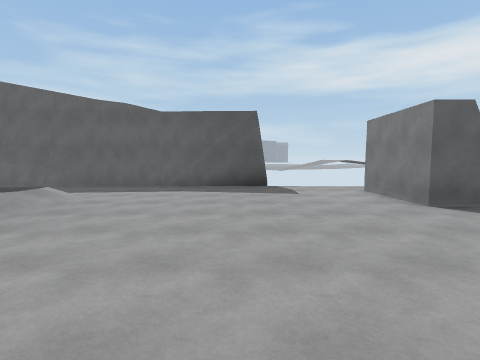
[1] (above)

13 first-person views from a walk through a scene from a Unity 3-D project. The camera is 1.5 m above the floor, tilts 4° down and sees 80° across. The floor is counted in squares, 2 m on a side. Each view is taken from the middle of a square. On the plan, view 1 faces up. The plan holds only what a view shows up to about 10 squares ahead; the rest is blank. The place goes on beyond the plan. The player character is not drawn. Surface patterns are stand-ins for the level's own textures.

[2]
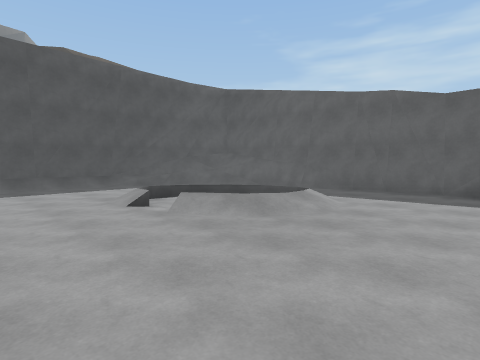

[3]
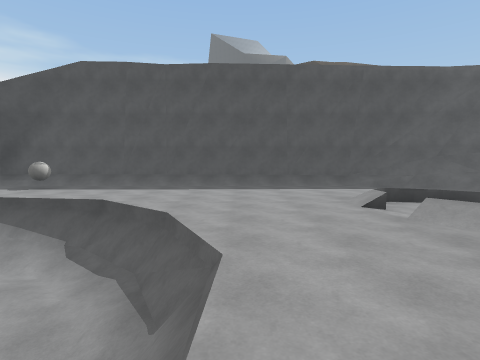

[4]
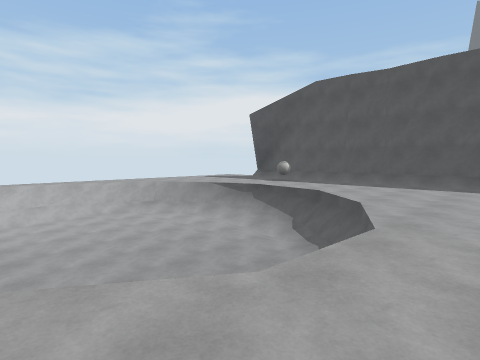

[5]
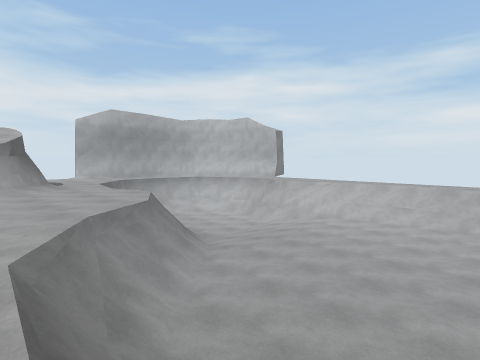

[6]
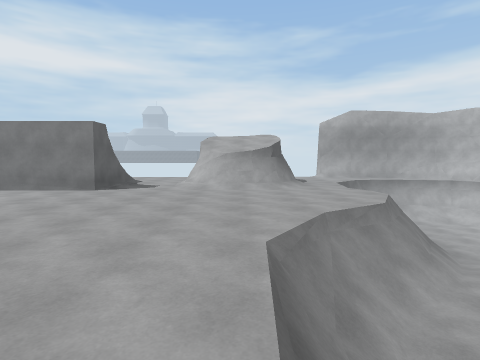

[7]
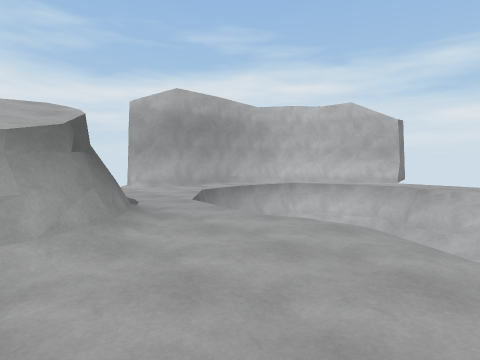

[8]
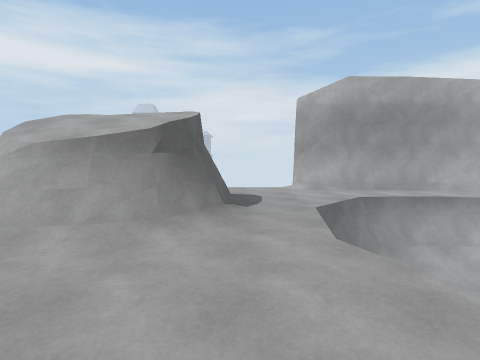

[9]
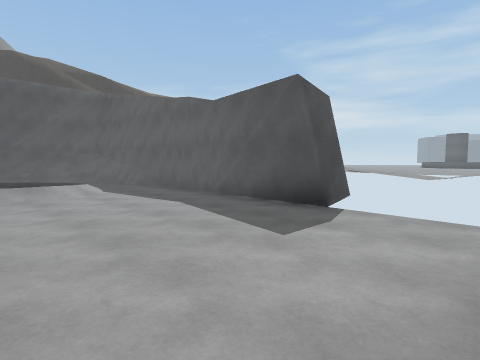

[10]
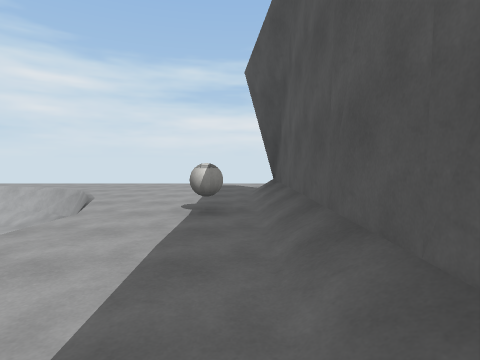

[11]
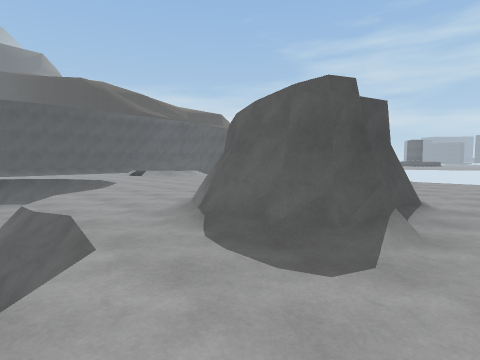

[12]
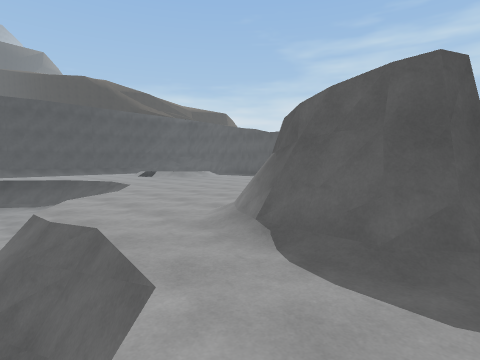

[13]
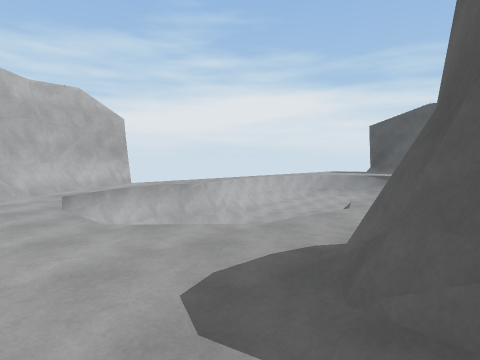

### Floor plan
Key: @ floor where view 1 was taken; # wall or solid block; x gap in a wall; . main floor; : floor 0.25 m higher than the main floor; - floor 0.25 m lower than the main floor; _ floor 1.75 m lower than the main floor; < floor 2 m lower than the main floor; ( floor 2.25 m lower than the main floor; ! floor 2.5 m lower than the main floor; ? floor 2.75 m lower than the main floor; / step, stairs or slope; = window, fence, low wall or low ledge; v drop or lower ground; O other object.
Columns run from 10 left of view 1 to 9 right of it. Each row starts with its distance up from view 1.
  9            x
  8  ##########..
  7  #//.........#  ..
  6 ##./  :......#  ..
  5 #=.=  //.....##/..
  4 #..==-=...........
  3 #.../........../ .
  2 #.............###/.
  1 #......=......###/.
  0 #....vv=v/@...####.
 -1 #...v=_<<</....//..
 -2 #...v<_<<<<==.v/...
 -3 #...v<_<<<<#=##==..#
 -4 #.O.v___<<<!  ??v.##
 -5 #...=___<<<(????#v#
 -6 #.../v__<<<(????==#
 -7  ....=v_<  =#====##
 -8  ......=#==#######

Where each view was taken, in squares from view 1:
view 1: 0 up, 0 right, facing up
view 2: 1 up, 1 left, facing up-left
view 3: 1 up, 1 left, facing left
view 4: 2 up, 0 right, facing down-left
view 5: 1 up, 4 left, facing down-right
view 6: 1 up, 4 left, facing right
view 7: 1 up, 1 right, facing down-right
view 8: 1 down, 1 right, facing right
view 9: 4 up, 3 right, facing up-left
view 10: 0 up, 9 left, facing down
view 11: 3 down, 8 right, facing up-left
view 12: 3 down, 7 right, facing up-left
view 13: 0 up, 8 right, facing down-left
